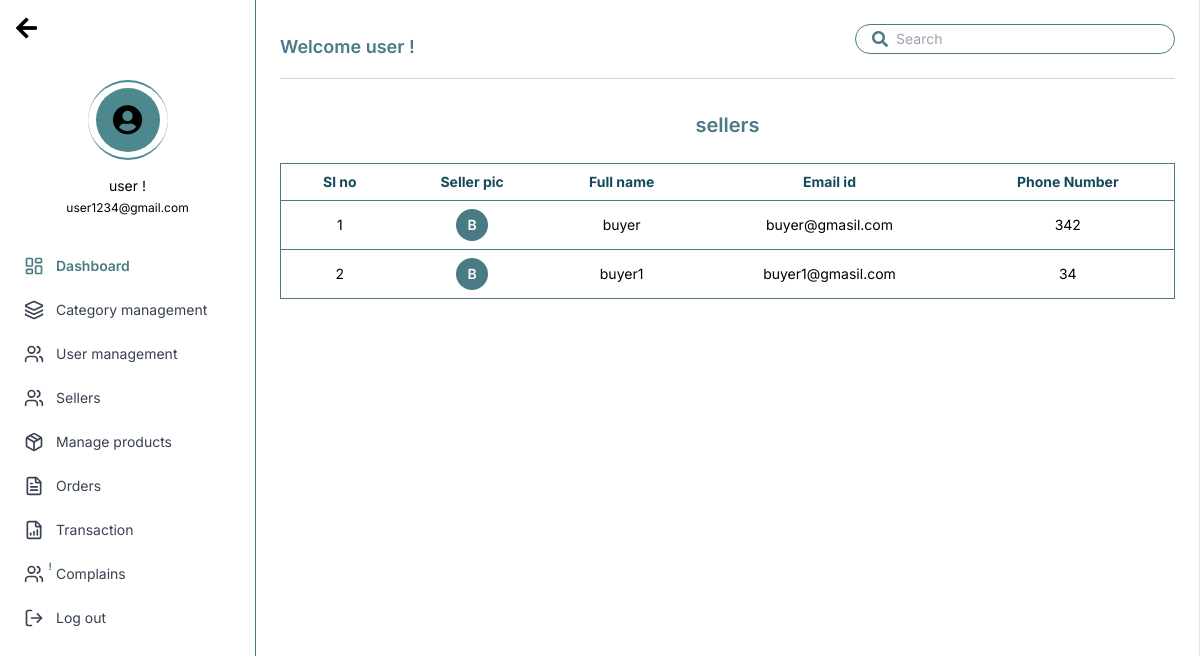
Before: /admin_panel/buyers/ with the older database file.
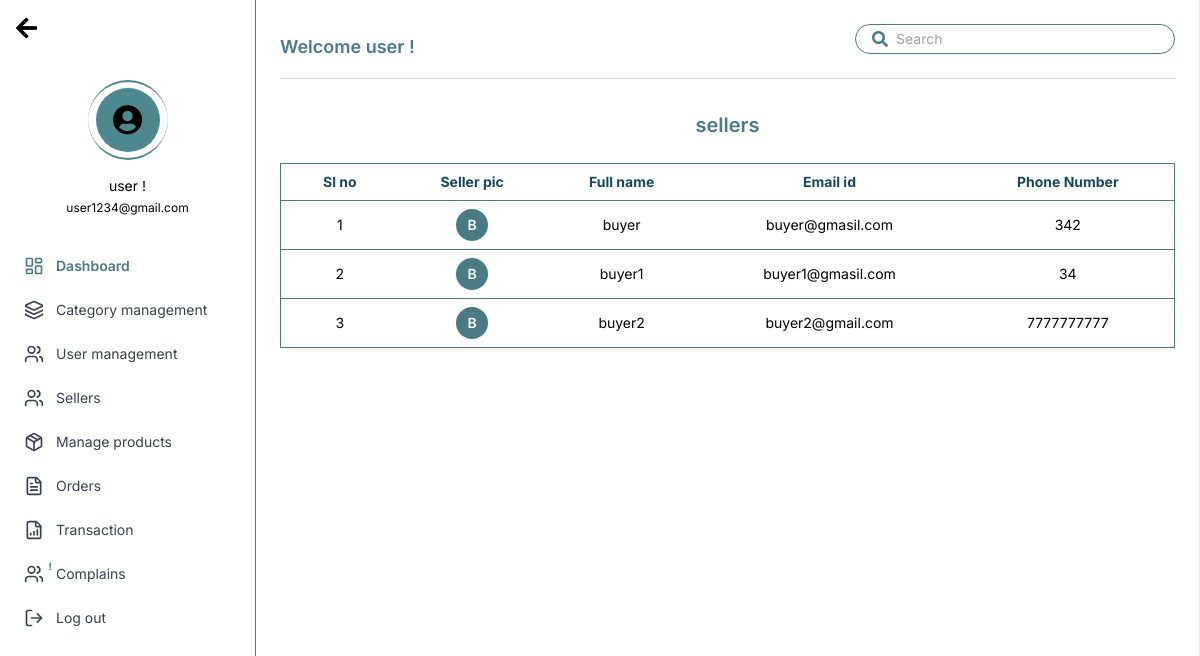
After: the same page with the newer database file.
### buyer/models.py (models this page shows, shortened)
class Buyer(models.Model):
    user = models.OneToOneField(User, on_delete=models.CASCADE, related_name='buyer_profile', null=True)
    phone_number = models.CharField(max_length=15)

### accounts/models.py (models this page shows)
class User(AbstractUser):
    USER_TYPE_CHOICES = (
        ('admin', 'Admin'),
        ('seller', 'Seller'),
        ('buyer', 'Buyer'),
        {'delivery_agent', 'Delivery Agent'}
    )
    user_type = models.CharField(max_length=20, choices=USER_TYPE_CHOICES, default='buyer')

### admin_panel/views.py (the view)
# urls.py: path('buyers/', views.buyers_list, name='buyers-list'),
def buyers_list(request):
    buyers = Buyer.objects.all()
    return render(request, 'admin_panel/buyers.html', {'buyers': buyers})

### admin_panel/templates/admin_panel/buyers.html (shortened to what this page needs)
{% extends 'admin_base.html' %}
{% block content %}
</aside>
<main class="flex-1 p-6">
  <header
    class="flex flex-col sm:flex-row justify-between items-center border-b border-gray-300 pb-2 mb-8"
  >
    <h1 class="text-[#4a7a87] font-semibold text-lg mb-3 sm:mb-0">
      Welcome user !
    </h1>
    <form class="w-full sm:w-80">
      <div
        class="flex items-center border border-[#4a7a87] rounded-full px-4 py-1 text-[#4a7a87]"
      >
        <i class="fas fa-search text-[#4a7a87]"></i>
        <input
          id="search"
          type="search"
          placeholder="Search"
          class="flex-grow bg-transparent outline-none text-sm ml-2"
        />
      </div>
    </form>
  </header>
  <section>
    <h2
      class="text-[#4a7a87] font-semibold text-xl text-center mb-6"
      style="text-transform: lowercase;"
    >
      sellers
    </h2>
    <div class="overflow-x-auto">
      <table
        class="min-w-full border border-[#4a7a87] rounded-lg text-sm text-left"
      >
        <thead>
          <tr class="text-[#164a5a] font-semibold text-center border-b border-[#4a7a84]">
            <th class="px-3 py-2 min-w-[70px]">Sl no</th>
            <th class="px-3 py-2 min-w-[60px]">Seller pic</th>
            <th class="px-3 py-2 min-w-[90px]">Full name</th>
            <th class="px-3 py-2 min-w-[110px]">Email id</th>
            <th class="px-3 py-2 min-w-[100px]">Phone Number</th>
          </tr>
        </thead>
<tbody class="text-black text-center">
    {% for buyer in buyers %}
      <tr class="border-b border-[#4a7a84]">
        <td class="px-3 py-2 font-normal">{{ forloop.counter }}</td>
        <td class="px-3 py-2 flex justify-center">
          <div class="w-8 h-8 rounded-full bg-[#4a7a84] text-white flex items-center justify-center font-semibold">
            {{ buyer.user.username|first|upper }}
          </div>
        </td>
        <td class="px-3 py-2 font-normal">{{ buyer.user.username }}</td>
        <td class="px-3 py-2 font-normal leading-snug">{{ buyer.user.email }}</td>
        <td class="px-3 py-2 font-normal">{{ buyer.phone_number }}</td>
      </tr>
    {% endfor %}
  </tbody>
</table>
</div>
</section>
</main>
</div>
  {% endblock content %}

### templates/admin_base.html (shortened to what this page needs)
<html lang="en">
<head>
    <script src="https://cdn.tailwindcss.com"></script>
    <link rel="stylesheet" href="https://cdnjs.cloudflare.com/ajax/libs/font-awesome/5.15.3/css/all.min.css" />
</head>
<body class="bg-white text-black">
    <div class="flex h-[100vh] border border-t-0 border-b-0 border-l-0 ">
        <aside class="w-64 flex flex-col border-r border-[#4a7a82]">
            <div class="flex items-center justify-start px-4 py-4 "> <button aria-label="Back"
                    class="text-black text-2xl font-bold"> <i class="fas fa-arrow-left"></i> </button> </div>
            <div class="flex flex-col items-center py-6 relative">
                <div class="relative w-20 h-20 mx-auto">
                    <div class="absolute inset-0 flex items-center justify-center">
                      <div class="w-16 h-16 rounded-full bg-[#4C888E] flex items-center justify-center">
                        <i class="fas fa-user-circle text-black text-3xl"></i>
                      </div>
                    </div>
                  </div>
                <p class="mt-4 text-center text-sm">user !</p>
                <p class="text-center text-xs mt-1">user1234@gmail.com</p>
            </div>
<nav class="flex flex-col px-6 py-4 space-y-6 text-sm font-normal text-gray-700">
  <a href="{% url 'admin_dashboard' %}" class="flex items-center space-x-3 font-semibold text-[#4a7a82]">
    <i data-lucide="layout-dashboard" class="w-5 h-5"></i>
    <span>Dashboard</span>
  </a>
  <a href="{% url 'add_category' %}" class="flex items-center space-x-3 hover:text-[#4a7a82]">
    <i data-lucide="layers" class="w-5 h-5"></i>
    <span>Category management</span>
  </a>
  <a href="{% url 'buyers-list' %}" class="flex items-center space-x-3 hover:text-[#4a7a82]">
    <i data-lucide="users" class="w-5 h-5"></i>
    <span>User management</span>
  </a>
  <a href="{% url 'sellers-list' %}" class="flex items-center space-x-3 hover:text-[#4a7a82]">
    <i data-lucide="users" class="w-5 h-5"></i>
    <span>Sellers</span>
  </a>
  <a href="#" class="flex items-center space-x-3 hover:text-[#4a7a82]">
    <i data-lucide="package" class="w-5 h-5"></i>
    <span>Manage products</span>
  </a>
  <a href="#" class="flex items-center space-x-3 hover:text-[#4a7a82]">
    <i data-lucide="file-text" class="w-5 h-5"></i>
    <span>Orders</span>
  </a>
  <a href="#" class="flex items-center space-x-3 hover:text-[#4a7a82]">
    <i data-lucide="file-bar-chart" class="w-5 h-5"></i>
    <span>Transaction</span>
  </a>
  <a href="#" class="flex items-center space-x-3 relative hover:text-[#4a7a82]">
    <div class="relative">
      <i data-lucide="users" class="w-5 h-5"></i>
      <span class="absolute -top-2 -right-2 text-[10px] bg-white text-[#4a7a82] font-bold">!</span>
    </div>
    <span>Complains</span>
  </a>
  <a href="{% url 'logout' %}" class="flex items-center space-x-3 hover:text-[#4a7a82]">
    <i data-lucide="log-out" class="w-5 h-5"></i>
    <span>Log out</span>
  </a>
</nav>
{% block content %}
{% endblock %}
</body>
</html>

### templates/admin_base.html (style rules this page uses)
body { font-family: "Inter", sans-serif; }

Changed rows visible on the page:
added Buyer: user.username|first "B", user.username "buyer2", user.email "buyer2@gmail.com", phone_number "7777777777"
